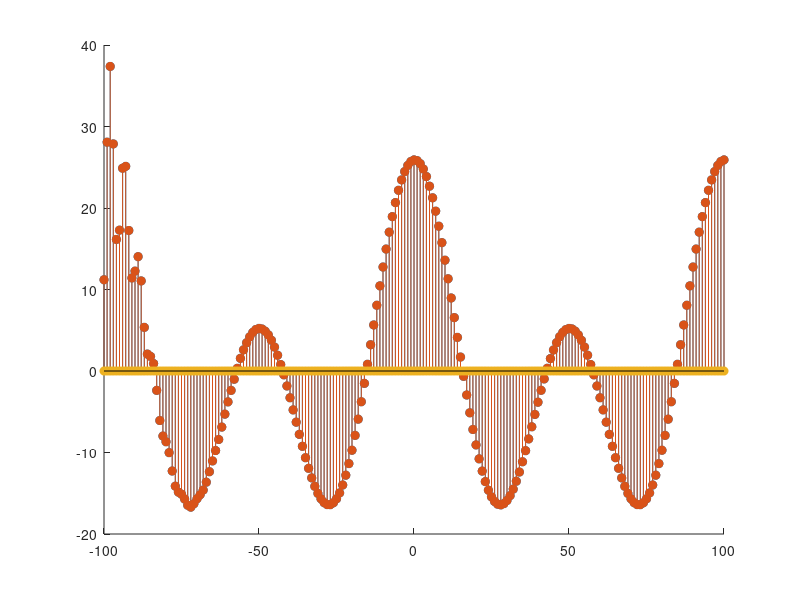

Here is the MATLAB script that generated this plot: (Note: this script raises an error after producing the figure.)
%% Experiment - 2
% Example - 3
clc;
clear;
figure;

%% Linearity property of LSI systems
n = -100 : 100;  % Discrete time index
f_1 = 0.01;  % Normalised frequency 1
f_2 = 0.02;  % Normalised frequency 2
c_1 = 2;
c_2 = 3;

NUM = [2.2403, 2.4908, 2.2403];  % Numerator coefficients of T[z]
DEN = [1, -0.4, 0.75];  % Denominator coefficients of T[z]

x_1 = cos(2 * pi * f_1 * n);
x_2 = cos(2 * pi * f_2 * n);
x = c_1 * x_1 + c_2 * x_2;  % Linear combination of x_1 and x_2

y_1 = filter(NUM, DEN, x_1);
y_2 = filter(NUM, DEN, x_2);
y_c = c_1 * y_1 + c_2 * y_2;  % Output of combined individual outputs

y = filter(NUM, DEN, x);  % Output of combined inputs
y_d = y - y_c;

hold on;
stem(n, y_c, 'filled')
stem(n, y, 'filled')
stem(n, y_d, 'filled')
hold off;
title('Linearity property of LSI systems', 'Ashrith 200902016')
legend('y_c', 'y', 'y_d')
xlabel('n'), ylabel('Amplitude')
